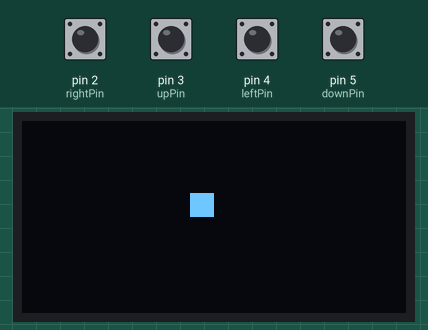
A sketch run on a simulated Arduino Uno, built with avr-gcc and run on an emulated ATmega328P. On the bench: 128×64 one-colour display. The inputs (shaded band) are chosen by the test bench; at power-on: pin 2 (rightPin), pin 3 (upPin), pin 4 (leftPin), pin 5 (downPin) HIGH.

Above: at 1.2 s.
1.3 s: pin 2 (rightPin) pulled LOW for 0.15 s
At 2.3 s:
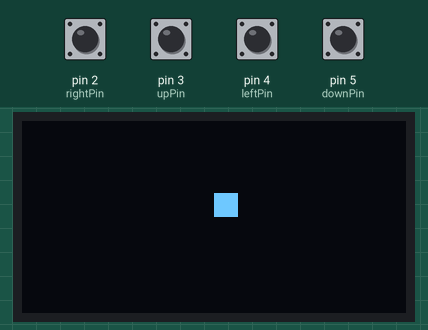
2.9 s: pin 3 (upPin) pulled LOW for 0.15 s
At 3.5 s:
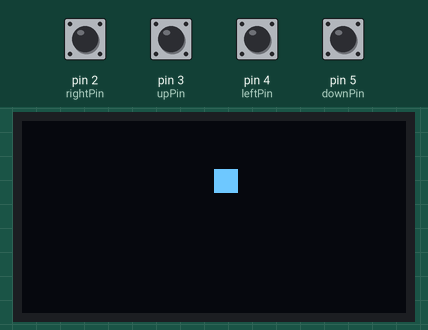
4.5 s: pin 4 (leftPin) pulled LOW for 0.15 s
At 5.7 s:
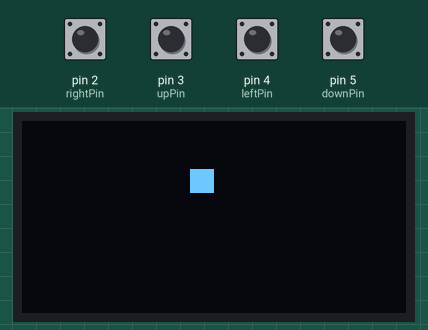
6.1 s: pin 3 (upPin) pulled LOW for 1 s
At 7.1 s:
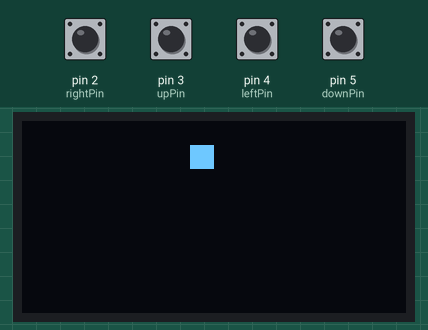
8.6 s: pin 2 (rightPin) pulled LOW for 1 s
At 9.0 s:
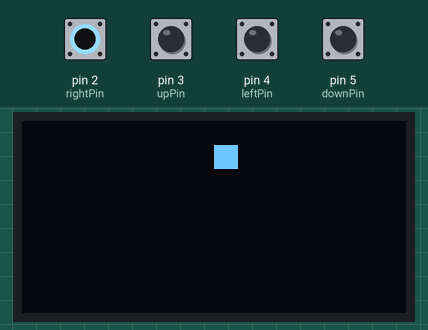
Timing chart, 0 to 11.6 s (numbered marks = the images above; inputs shaded):
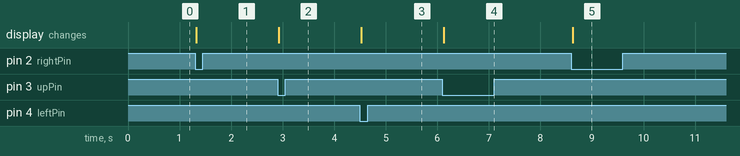

Measured:
- after the input at 1.3 s, the display: changes at once (image 1)
- after the input at 2.9 s, the display: changes at once (image 2)
- after the input at 4.5 s, the display: changes at once (image 3)
- after the input at 6.1 s, the display: changes at once (image 4)
- after the input at 8.6 s, the display: changes at once (image 5)

The sketch:

1.3.2_gridWalker.ino
```cpp
/**
* TASK: 1.3.2
* NAME: OLED Grid Walker
* DESC: Using button inputs, the user can control the movement of an 8x8 pixel block
*/

#include <Wire.h>
#include <Adafruit_GFX.h>
#include <Adafruit_SSD1306.h>

const uint8_t width = 128;
const uint8_t height = 64;
const uint8_t resetPin = -1;

Adafruit_SSD1306 display(width, height, &Wire, resetPin);

uint8_t upPin = 3;
uint8_t downPin = 5;
uint8_t rightPin = 2;
uint8_t leftPin = 4;
int posX = 56;
int posY = 24;
uint8_t upBut = 1;
uint8_t downBut = 1;
uint8_t rightBut = 1;
uint8_t leftBut = 1;

void setup()
{
  Serial.begin(9600);
  if(!display.begin(SSD1306_SWITCHCAPVCC, 0x3C))
  {
    Serial.println("SSD1306 Allocation Failed!");
  }


  display.clearDisplay();
  display.fillRect(posX,posY,8,8,SSD1306_WHITE);
  display.display();

  pinMode(upPin, INPUT_PULLUP);
  pinMode(downPin, INPUT_PULLUP);
  pinMode(rightPin, INPUT_PULLUP);
  pinMode(leftPin, INPUT_PULLUP);
}

void loop()
{
  uint8_t newUpBut = digitalRead(upPin);
  uint8_t newDownBut = digitalRead(downPin);
  uint8_t newRightBut = digitalRead(rightPin);
  uint8_t newLeftBut = digitalRead(leftPin);


  if(newUpBut == 0 && upBut == 1)
  {

    posY-=8;

    if(posY<0)
      posY=56;

    display.clearDisplay();
    display.fillRect(posX,posY,8,8,SSD1306_WHITE);
    display.display();
  }

  if(newDownBut == 0 && downBut == 1)
  {
    posY+=8;

    if(posY>63)
      posY=0;

    display.clearDisplay();
    display.fillRect(posX,posY,8,8,SSD1306_WHITE);
    display.display();
  }

  if(newRightBut == 0 && rightBut == 1)
  {
    posX+=8;

    if(posX>127)
      posX=0;

    display.clearDisplay();
    display.fillRect(posX,posY,8,8,SSD1306_WHITE);
    display.display();
  }

  if(newLeftBut == 0 && leftBut == 1)
  {
    posX -= 8;

    if(posX<0)
      posX=120;

    display.clearDisplay();
    display.fillRect(posX,posY,8,8,SSD1306_WHITE);
    display.display();
  }


  upBut = newUpBut;
  downBut = newDownBut;
  rightBut = newRightBut;
  leftBut = newLeftBut;

}
```
